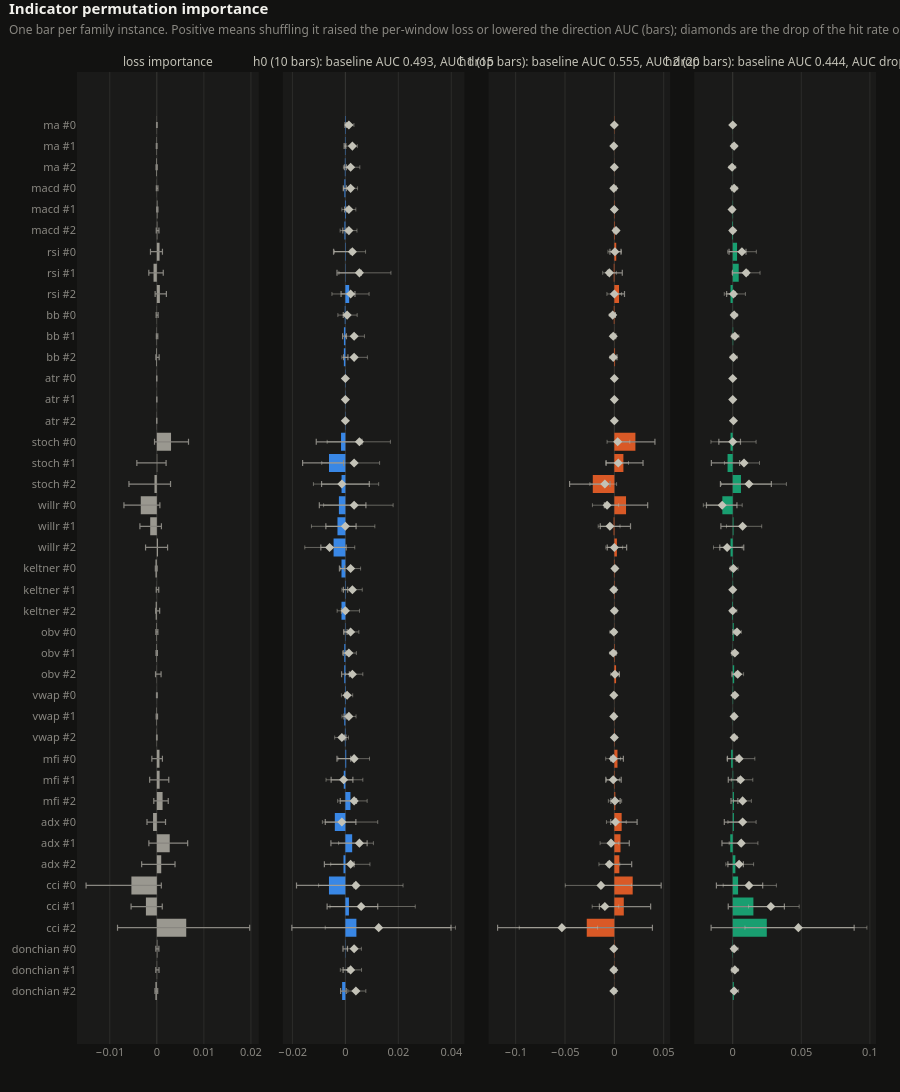

Here is the notebook cell this chart was saved with:
### Markdown cell above
## Which indicators the model uses: grouped permutation importance

For each family instance, the channels of that instance are shuffled across the **validation** block's windows and
the model is scored again: the bar is how much the per-window loss rises, and one panel per horizon gives how much
the direction AUC falls (the hover also gives the hit-rate drop). Whiskers are the 2.5 and 97.5 percentiles of a
moving-block bootstrap (block of at least the longest horizon) that recomputes the loss and the AUC on every
resample (D-012); a bar whose whiskers cross zero is not distinguishable from an unused indicator. This is a
read-out after training: nothing in training reads it. It is the third figure of `indicator_report.html`.

### Code cell
from neural_trade.serving.indicator_report import indicator_importance

Visualizations.build("permutation_importance", indicator_importance(predictor, blocks["val"]), cfg).show()
